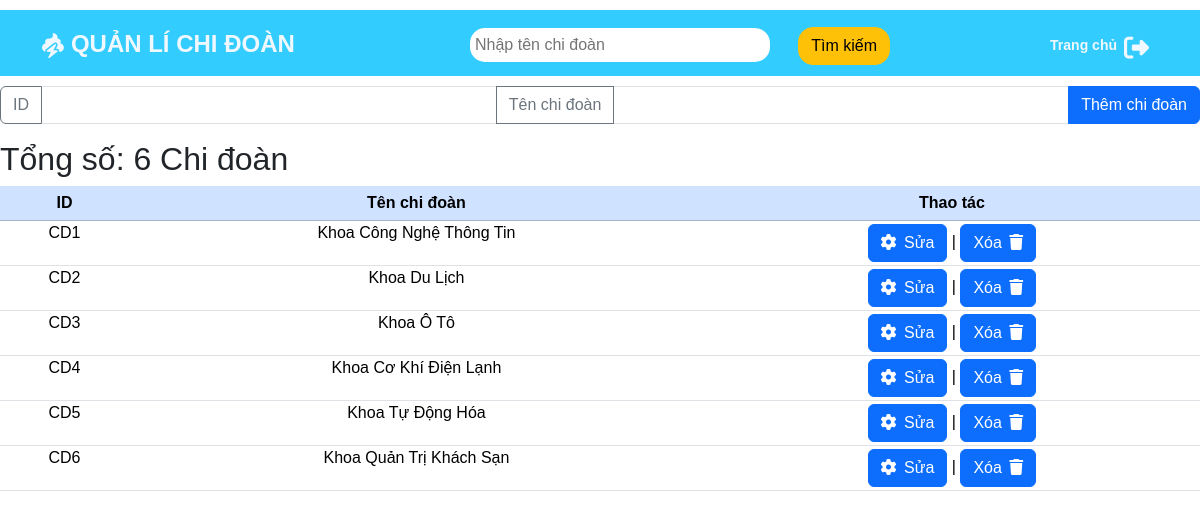
The page /php/chidoan.php on the database its author committed.
### tables this page shows
CREATE TABLE `chidoan` (
  `idchidoan` varchar(200) NOT NULL,
  `tenchidoan` varchar(200) NOT NULL
);

### php/chidoan.php (the view, shortened to what this page needs)
<?php
$servername ="localhost:3308";
$username = "root";
$password = "";
$dbname = "btlphp";
$conn = new mysqli($servername, $username, $password, $dbname);
$sql = "SELECT *FROM chidoan";
$resuilt = $conn->query($sql);
?>
<!DOCTYPE html>
<html lang="en">
    <head>
        <link rel="stylesheet" href="https://cdn.jsdelivr.net/npm/swiper@8/swiper-bundle.min.css"/>
        <link rel="stylesheet" href="https://cdnjs.cloudflare.com/ajax/libs/font-awesome/6.2.1/css/all.min.css">
        <link href="https://cdn.jsdelivr.net/npm/bootstrap@5.3.2/dist/css/bootstrap.min.css" rel="stylesheet">
        <link rel="stylesheet" href="../css/style.css">
    </head>
<body>
    <header>
        <nav class="navbar" style="background-color: #33CCFF;">
            <div class="container" style="height: 50px; position: relative;">
              <a class="navbar-brand" href="#" style=" display: flex; position: absolute; top: 3px;">
                <i class="fa-solid fa-poo-storm" style="color: aliceblue; margin-right: 7px; margin-top: 7px; font-size: 25px;"></i>
                    <p style="font-size: 24px; font-weight: 900; color: aliceblue;">QUẢN LÍ CHI ĐOÀN</p>
              </a>
              <form method="post">
              <input type="text" placeholder="Nhập tên chi đoàn" name="search_id" style="position:absolute; right: 400px; top:10px; width:300px; border-radius: 15px; padding: 5px; border:none; outline:none;">
              <button class="btn btn-warning" name="btn" type="submit" name="btn" style="position:absolute; right: 280px; top:9px; border-radius: 15px">Tìm kiếm</button>
              </form>
              <a class="navbar-brand" href="../index/frmtrangchu.html" style="  display: flex; position: absolute; right: 5px; top: 2px;  margin-top: 10px; color: aliceblue;">
                    <p style="font-size: 14px; font-weight: bold;">Trang chủ</p>
                    <i class="fa-solid fa-right-from-bracket" style="margin-left: 7px; font-size: 25px;"></i>
              </a>
            </div>
          </nav>
    </header>
    <form action="../php/themchidoan.php" method="post">
        <div class="input-group mb-3" style="margin-top:10px;">
        <button class="btn btn-outline-secondary" type="button" id="button-addon1">ID</button>
        <input type="text" class="form-control" placeholder="" aria-label="Example text with button addon" aria-describedby="button-addon1" name="idchidoan">
        <button class="btn btn-outline-secondary" type="button" id="button-addon1">Tên chi đoàn</button>
        <input type="text" class="form-control" placeholder="" aria-label="Example text with button addon" aria-describedby="button-addon1" name="tenchidoan">
            <button type="Submit" class="btn btn-primary">Thêm chi đoàn</button>
        </div>
    </form>
    <h2>Tổng số: <?php echo $resuilt->num_rows ?> Chi đoàn</h2>
    <table class="table text-center">
        <thead class="table-primary">
            <tr>
                <th scope="col">ID</th>
                <th scope="col">Tên chi đoàn</th>
                <th scope="col">Thao tác</th>
            </tr>
        </thead>
        <?php while ($row = $resuilt->fetch_assoc()){?>
        <tbody>
            <tr>
                <td><?php echo $row['idchidoan']?></td>
                <td><?php echo $row['tenchidoan']?></td>
                <td>
                    <button class="btn btn-primary">
                        <i class="fa-solid fa-gear" style="margin-right: 3px;"></i>
                        <a style="text-decoration: none; color: white;" href="../php/chucnang/suachidoan.php?idchidoan=<?php echo $row["idchidoan"] ?>">Sửa</a></button>
                    <span>|</span>
                    <button class="btn btn-primary">
                        <a onclick="return confirm('Xác nhận xóa chi đoàn này?');" style="text-decoration: none; color: white;" href="../php/chucnang/xoachidoan.php?idchidoan=<?php echo $row["idchidoan"]?>">Xóa</a>
                        <i class="fa-solid fa-trash" style="margin-left: 3px;"></i>
                    </button>
                </td>
            </tr>
        </tbody>
        <?php }?>
    </table>
</body>
</html>

### rows shown on the page
chidoan: idchidoan "CD1", tenchidoan "Khoa Công Nghệ Thông Tin"
chidoan: idchidoan "CD2", tenchidoan "Khoa Du Lịch"
chidoan: idchidoan "CD3", tenchidoan "Khoa Ô Tô"
chidoan: idchidoan "CD4", tenchidoan "Khoa Cơ Khí Điện Lạnh"
chidoan: idchidoan "CD5", tenchidoan "Khoa Tự Động Hóa"
chidoan: idchidoan "CD6", tenchidoan "Khoa Quản Trị Khách Sạn"

### other values the page prints
$resuilt->num_rows "6"
